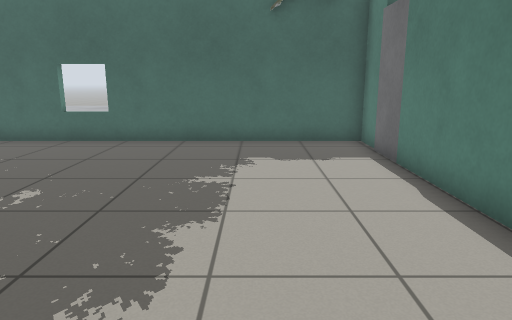
[1] (above)

13 first-person views from a walk through a Gazebo world. The camera is 1 m above the floor, tilts 12° down and sees 70° across. The lines on the ground mark 1 m squares. The floor is counted in squares, 0.5 m on a side. Each view is taken from the middle of a square. On the plan, view 1 faces up. The plan holds only what a view shows up to about 19 squares ahead; the rest is blank. The place goes on beyond the plan. The robots in the file are not drawn. Simple patterns stand in for the simulator's built-in surfaces.

[2]
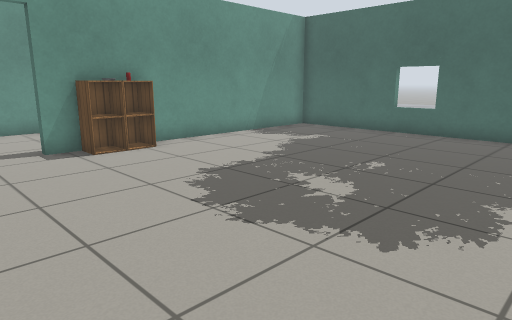

[3]
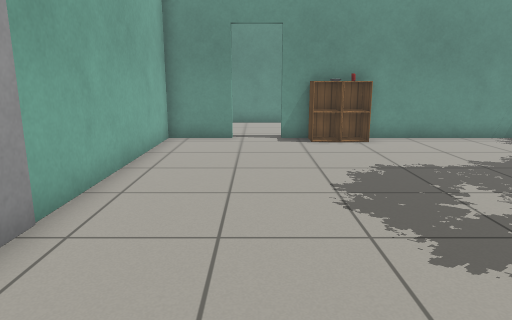

[4]
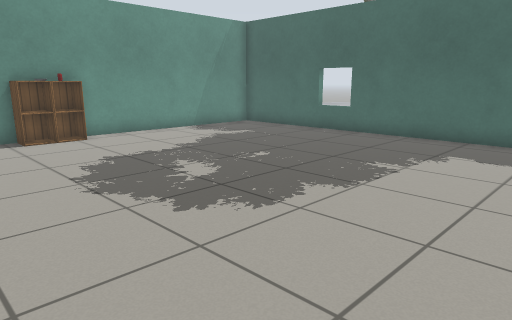

[5]
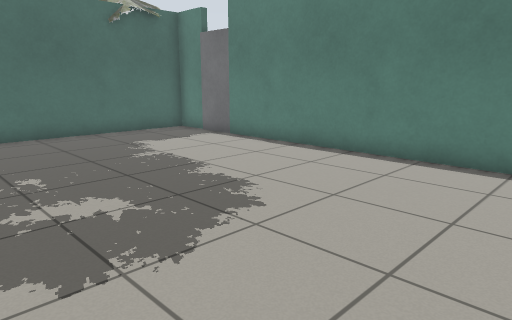

[6]
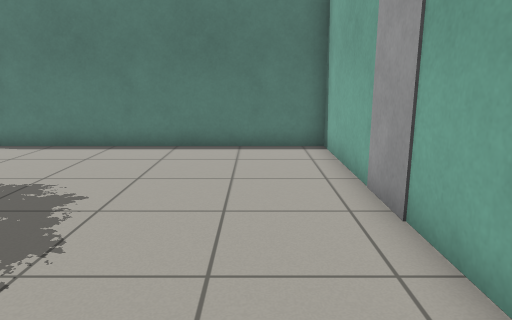

[7]
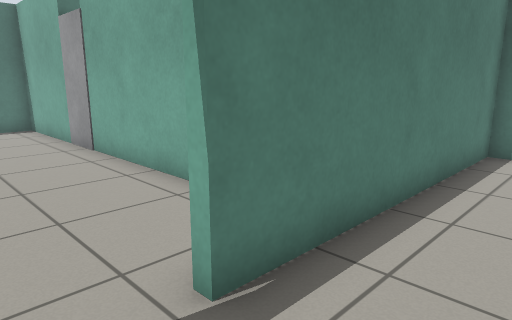

[8]
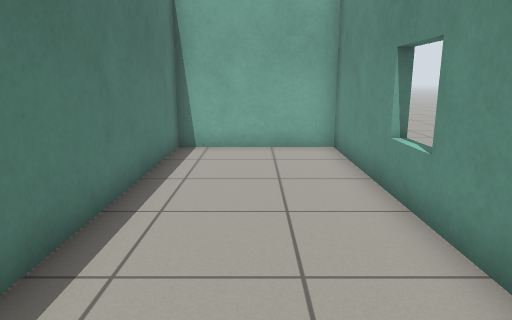

[9]
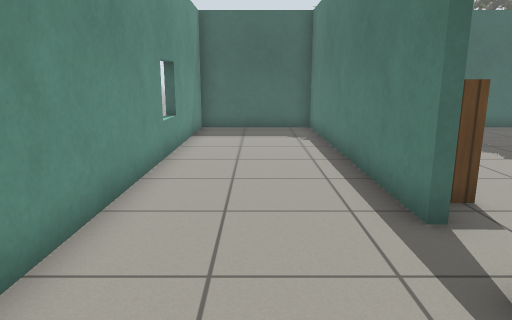

[10]
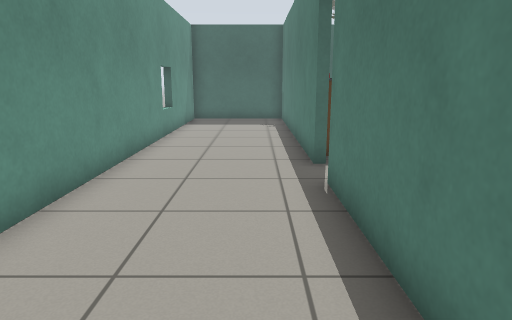

[11]
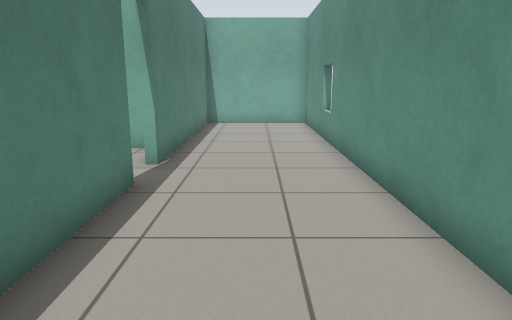

[12]
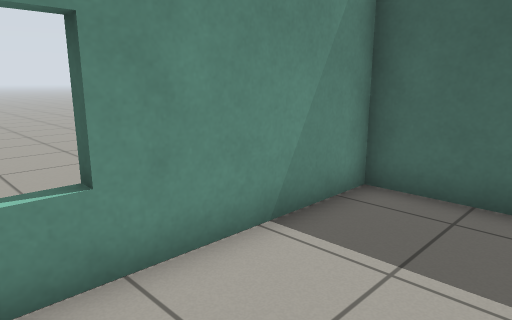

[13]
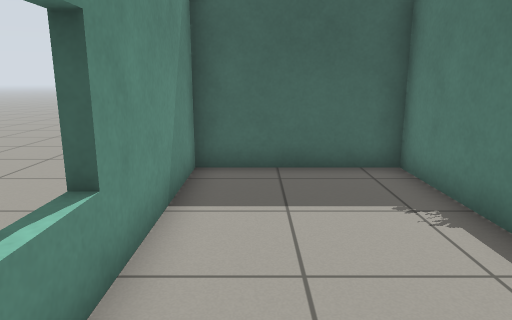

### Floor plan
Points are (right, up) in squares from view 1. A wall is a line through its corners. A room is listed if a view was taken in it or the views show most of it. See-through windows are left out.
Room 1 (views 1, 2, 3, 4, 5, 6)
walls: (-11.2, 1.5) (-11.2, 0.9) (-11.6, 0.9); (-1.1, -3.2) (3.5, -3.2) (3.5, 9.1); (-11.2, -0.8) (-11.2, -3.2) (-2.9, -3.2); (3.5, 10.9) (3.5, 12.5) (-11.2, 12.5) (-11.2, 4.6)
ways out: opening at (-12, 3) to room 2; open door at (-11.3, 0.3) to room 2
objects: cabinet (-11, 2); other object (-11, 3); cabinet (-11, 4); door leaf (4, 10)
Room 2 (views 7, 8, 9, 10, 11, 12, 13)
walls: (-11.6, 0.9) (-11.6, 12.5) (-16.5, 12.5) (-16.5, -10.4) (-11.5, -10.4); (-11.6, -6.5) (-11.6, -0.8)
ways out: opening at (-12, 3) to room 1; open door at (-11.3, 0.3) to room 1

Where each view was taken, in squares from view 1:
view 1: 0 up, 0 right, facing up
view 2: 2 down, 0 right, facing up-left
view 3: 0 up, 2 right, facing left
view 4: 1 down, 3 right, facing up-left
view 5: 2 down, 6 left, facing up-right
view 6: 1 down, 8 left, facing right
view 7: 1 up, 14 left, facing down-right
view 8: 1 up, 14 left, facing down
view 9: 4 down, 14 left, facing up
view 10: 8 down, 13 left, facing up
view 11: 8 up, 14 left, facing down
view 12: 6 up, 13 left, facing up-left
view 13: 4 up, 15 left, facing up
